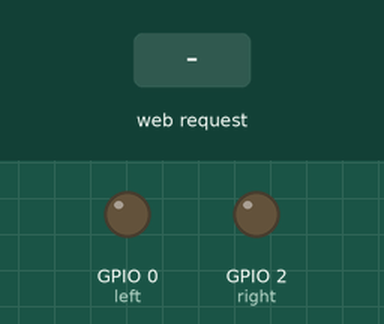
The sketch below on a simulated ESP8266 (NodeMCU). Parts: output pins drawn as LEDs (lit = HIGH). Inputs (shaded band) come from the test bench. WiFi joins after 1.5 s; servers stay silent unless stated; what the sketch prints to the serial monitor is not drawn.

Above: at 2.7 s.
2.8 s: HTTP request GET /Right received
At 4.0 s:
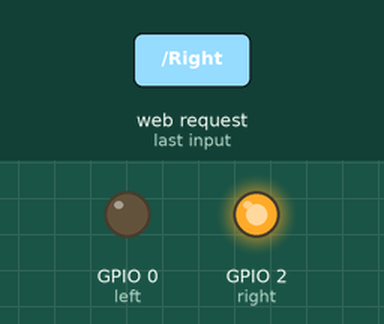
4.3 s: HTTP request GET /Left received
At 5.3 s:
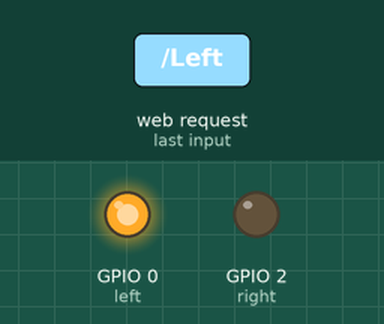
5.8 s: HTTP request GET /Stop received
At 6.4 s:
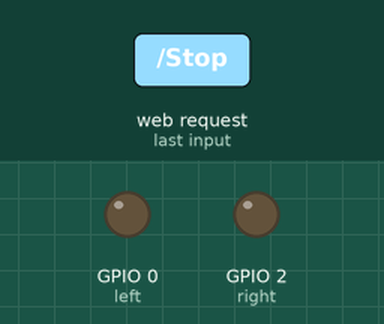
Timing chart, 0 to 8.8 s (numbered marks = the images above; inputs shaded):
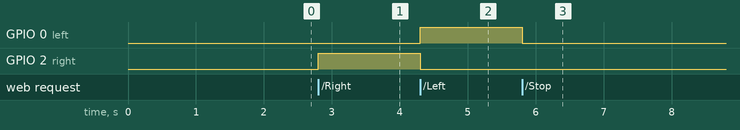

The sketch:

WebServer.ino
```cpp
#include <ESP8266WiFi.h>

const char* ssid = "ELSHINNAWEY4G";    //  Your Wi-Fi Name
const char* password = "1771962ma";   // Wi-Fi Password

int right = 2;   // led connected to GPIO2 (D4)
int left  = 0;
WiFiServer server(80);

void setup() {
  Serial.begin(115200);
  pinMode(right, OUTPUT);
  pinMode(left, OUTPUT);
  digitalWrite(right, LOW);
  digitalWrite(left , LOW);
  Serial.print("Connecting to the Newtork");
  WiFi.begin(ssid, password);
  while (WiFi.status() != WL_CONNECTED)
  {
    delay(500);
    Serial.print(".");
  }
  Serial.println("WiFi connected");
  server.begin();
  Serial.println("Server started");
  Serial.print("IP Address of network: "); // will IP address on Serial Monitor
  Serial.println(WiFi.localIP());
  Serial.print("Copy and paste the following URL: https://"); // Will print IP address in URL format
  Serial.print(WiFi.localIP());
  Serial.println("/");
}

void loop()
{
  WiFiClient client = server.available();
  if (!client)
  {
    return;
  }
  Serial.println("Waiting for new client");
  while (!client.available())
  {
    delay(1);
  }
  String request = client.readStringUntil('\r');
  Serial.println(request);
  client.flush();
  int value = LOW;

  if (request.indexOf("/Right") != -1)
  {
    digitalWrite(right, HIGH);
    digitalWrite(left , LOW);
  }

  if (request.indexOf("/Left") != -1)
  {
    digitalWrite(right, LOW);
    digitalWrite(left , HIGH);
  }
  if (request.indexOf("/Stop") != -1)
  {
    digitalWrite(right, LOW);
    digitalWrite(left , LOW);
  }

  client.println("HTTP/1.1 200 OK"); //
  client.println("Content-Type: text/html");
  client.println("");
  client.println("<!DOCTYPE HTML>");
  client.println("<html>");
  client.println("<br><br>");
  client.println("<a href=\"/Left\"\"><button><--</button></a>");
  client.println("<a href=\"/Stop\"\"><button>Stop</button></a>");
  client.println("<a href=\"/Right\"\"><button>--></button></a>");
  client.println("</html>");
  delay(1);
  Serial.println("Client disonnected");
  Serial.println("");
}
```

Measured:
- after the input at 2.8 s, GPIO 2 (right): LOW → HIGH at once
- after the input at 4.3 s, GPIO 0 (left): LOW → HIGH at once; GPIO 2 (right): HIGH → LOW at once
- after the input at 5.8 s, GPIO 0 (left): HIGH → LOW at once
